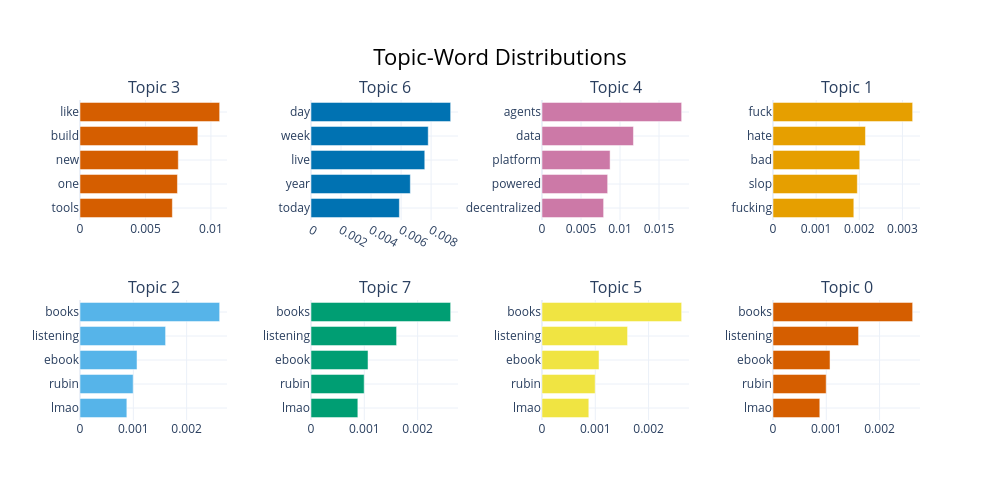

The notebook cell saved with this chart:
### Code cell
# Top words per topic with weights
fig = model.visualize_topic(top_n=8)
fig.show()

### Figure 1 — Plotly figure (JSON) as saved in the notebook; plotly's stock layout.template omitted (floating-point values rounded to 4 significant figures)
{"data": [{"marker": {"color": "#D55E00"}, "orientation": "h", "type": "bar", "x": [0.007054, 0.007442, 0.007508, 0.009002, 0.01067], "xaxis": "x", "y": ["tools", "one", "new", "build", "like"], "yaxis": "y"}, {"marker": {"color": "#0072B2"}, "orientation": "h", "type": "bar", "x": [0.005886, 0.006615, 0.007577, 0.007807, 0.009301], "xaxis": "x2", "y": ["today", "year", "live", "week", "day"], "yaxis": "y2"}, {"marker": {"color": "#CC79A7"}, "orientation": "h", "type": "bar", "x": [0.007899, 0.008417, 0.008728, 0.01172, 0.0179], "xaxis": "x3", "y": ["decentralized", "powered", "platform", "data", "agents"], "yaxis": "y3"}, {"marker": {"color": "#E69F00"}, "orientation": "h", "type": "bar", "x": [0.001873, 0.001955, 0.00201, 0.002143, 0.003237], "xaxis": "x4", "y": ["fucking", "slop", "bad", "hate", "fuck"], "yaxis": "y4"}, {"marker": {"color": "#56B4E9"}, "orientation": "h", "type": "bar", "x": [0.0008787, 0.0009972, 0.001069, 0.001605, 0.002619], "xaxis": "x5", "y": ["lmao", "rubin", "ebook", "listening", "books"], "yaxis": "y5"}, {"marker": {"color": "#009E73"}, "orientation": "h", "type": "bar", "x": [0.0008785, 0.0009973, 0.00107, 0.001605, 0.002619], "xaxis": "x6", "y": ["lmao", "rubin", "ebook", "listening", "books"], "yaxis": "y6"}, {"marker": {"color": "#F0E442"}, "orientation": "h", "type": "bar", "x": [0.0008784, 0.0009978, 0.00107, 0.001606, 0.002621], "xaxis": "x7", "y": ["lmao", "rubin", "ebook", "listening", "books"], "yaxis": "y7"}, {"marker": {"color": "#D55E00"}, "orientation": "h", "type": "bar", "x": [0.0008782, 0.0009979, 0.00107, 0.001606, 0.002621], "xaxis": "x8", "y": ["lmao", "rubin", "ebook", "listening", "books"], "yaxis": "y8"}], "layout": {"annotations": [{"font": {"size": 16}, "showarrow": false, "text": "Topic 3", "x": 0.0875, "xanchor": "center", "xref": "paper", "y": 1, "yanchor": "bottom", "yref": "paper"}, {"font": {"size": 16}, "showarrow": false, "text": "Topic 6", "x": 0.3625, "xanchor": "center", "xref": "paper", "y": 1, "yanchor": "bottom", "yref": "paper"}, {"font": {"size": 16}, "showarrow": false, "text": "Topic 4", "x": 0.6375, "xanchor": "center", "xref": "paper", "y": 1, "yanchor": "bottom", "yref": "paper"}, {"font": {"size": 16}, "showarrow": false, "text": "Topic 1", "x": 0.9125, "xanchor": "center", "xref": "paper", "y": 1, "yanchor": "bottom", "yref": "paper"}, {"font": {"size": 16}, "showarrow": false, "text": "Topic 2", "x": 0.0875, "xanchor": "center", "xref": "paper", "y": 0.375, "yanchor": "bottom", "yref": "paper"}, {"font": {"size": 16}, "showarrow": false, "text": "Topic 7", "x": 0.3625, "xanchor": "center", "xref": "paper", "y": 0.375, "yanchor": "bottom", "yref": "paper"}, {"font": {"size": 16}, "showarrow": false, "text": "Topic 5", "x": 0.6375, "xanchor": "center", "xref": "paper", "y": 0.375, "yanchor": "bottom", "yref": "paper"}, {"font": {"size": 16}, "showarrow": false, "text": "Topic 0", "x": 0.9125, "xanchor": "center", "xref": "paper", "y": 0.375, "yanchor": "bottom", "yref": "paper"}], "height": 500, "hoverlabel": {"bgcolor": "white", "font": {"family": "Rockwell", "size": 16}}, "showlegend": false, "title": {"font": {"color": "Black", "size": 22}, "text": "Topic-Word Distributions", "x": 0.5, "xanchor": "center", "yanchor": "top"}, "width": 1000, "xaxis": {"anchor": "y", "domain": [0, 0.175], "showgrid": true}, "xaxis2": {"anchor": "y2", "domain": [0.275, 0.45], "showgrid": true}, "xaxis3": {"anchor": "y3", "domain": [0.55, 0.725], "showgrid": true}, "xaxis4": {"anchor": "y4", "domain": [0.825, 1], "showgrid": true}, "xaxis5": {"anchor": "y5", "domain": [0, 0.175], "showgrid": true}, "xaxis6": {"anchor": "y6", "domain": [0.275, 0.45], "showgrid": true}, "xaxis7": {"anchor": "y7", "domain": [0.55, 0.725], "showgrid": true}, "xaxis8": {"anchor": "y8", "domain": [0.825, 1], "showgrid": true}, "yaxis": {"anchor": "x", "domain": [0.625, 1], "showgrid": true}, "yaxis2": {"anchor": "x2", "domain": [0.625, 1], "showgrid": true}, "yaxis3": {"anchor": "x3", "domain": [0.625, 1], "showgrid": true}, "yaxis4": {"anchor": "x4", "domain": [0.625, 1], "showgrid": true}, "yaxis5": {"anchor": "x5", "domain": [0, 0.375], "showgrid": true}, "yaxis6": {"anchor": "x6", "domain": [0, 0.375], "showgrid": true}, "yaxis7": {"anchor": "x7", "domain": [0, 0.375], "showgrid": true}, "yaxis8": {"anchor": "x8", "domain": [0, 0.375], "showgrid": true}}}
